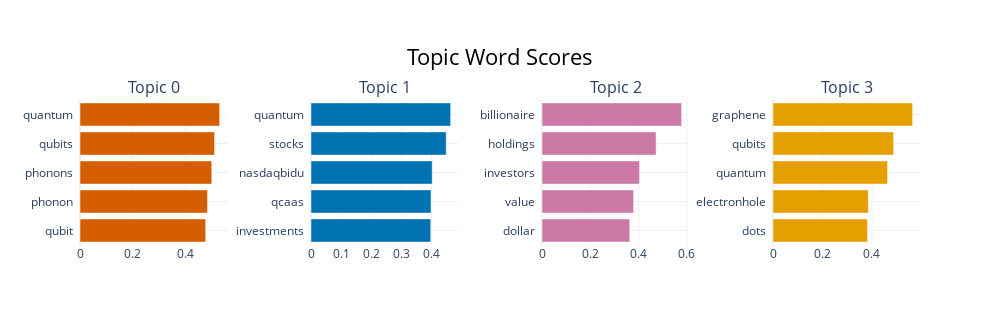

The notebook cell this image was saved under:
### Code cell
topic_model.visualize_barchart()

### Figure 1 — Plotly figure (JSON) as saved in the notebook; plotly's stock layout.template omitted (floating-point values rounded to 4 significant figures)
{"data": [{"marker": {"color": "#D55E00"}, "orientation": "h", "type": "bar", "x": [0.4762, 0.4832, 0.4991, 0.5098, 0.529], "xaxis": "x", "y": ["qubit  ", "phonon  ", "phonons  ", "qubits  ", "quantum  "], "yaxis": "y"}, {"marker": {"color": "#0072B2"}, "orientation": "h", "type": "bar", "x": [0.3974, 0.3983, 0.4022, 0.4488, 0.4635], "xaxis": "x2", "y": ["investments  ", "qcaas  ", "nasdaqbidu  ", "stocks  ", "quantum  "], "yaxis": "y2"}, {"marker": {"color": "#CC79A7"}, "orientation": "h", "type": "bar", "x": [0.3632, 0.3794, 0.404, 0.4721, 0.578], "xaxis": "x3", "y": ["dollar  ", "value  ", "investors  ", "holdings  ", "billionaire  "], "yaxis": "y3"}, {"marker": {"color": "#E69F00"}, "orientation": "h", "type": "bar", "x": [0.3821, 0.3854, 0.4631, 0.4876, 0.5645], "xaxis": "x4", "y": ["dots  ", "electronhole  ", "quantum  ", "qubits  ", "graphene  "], "yaxis": "y4"}], "layout": {"annotations": [{"font": {"size": 16}, "showarrow": false, "text": "Topic 0", "x": 0.0875, "xanchor": "center", "xref": "paper", "y": 1, "yanchor": "bottom", "yref": "paper"}, {"font": {"size": 16}, "showarrow": false, "text": "Topic 1", "x": 0.3625, "xanchor": "center", "xref": "paper", "y": 1, "yanchor": "bottom", "yref": "paper"}, {"font": {"size": 16}, "showarrow": false, "text": "Topic 2", "x": 0.6375, "xanchor": "center", "xref": "paper", "y": 1, "yanchor": "bottom", "yref": "paper"}, {"font": {"size": 16}, "showarrow": false, "text": "Topic 3", "x": 0.9125, "xanchor": "center", "xref": "paper", "y": 1, "yanchor": "bottom", "yref": "paper"}], "height": 325, "hoverlabel": {"bgcolor": "white", "font": {"family": "Rockwell", "size": 16}}, "showlegend": false, "title": {"font": {"color": "Black", "size": 22}, "text": "Topic Word Scores", "x": 0.5, "xanchor": "center", "yanchor": "top"}, "width": 1000, "xaxis": {"anchor": "y", "domain": [0, 0.175], "showgrid": true}, "xaxis2": {"anchor": "y2", "domain": [0.275, 0.45], "showgrid": true}, "xaxis3": {"anchor": "y3", "domain": [0.55, 0.725], "showgrid": true}, "xaxis4": {"anchor": "y4", "domain": [0.825, 1], "showgrid": true}, "yaxis": {"anchor": "x", "domain": [0, 1], "showgrid": true}, "yaxis2": {"anchor": "x2", "domain": [0, 1], "showgrid": true}, "yaxis3": {"anchor": "x3", "domain": [0, 1], "showgrid": true}, "yaxis4": {"anchor": "x4", "domain": [0, 1], "showgrid": true}}}
